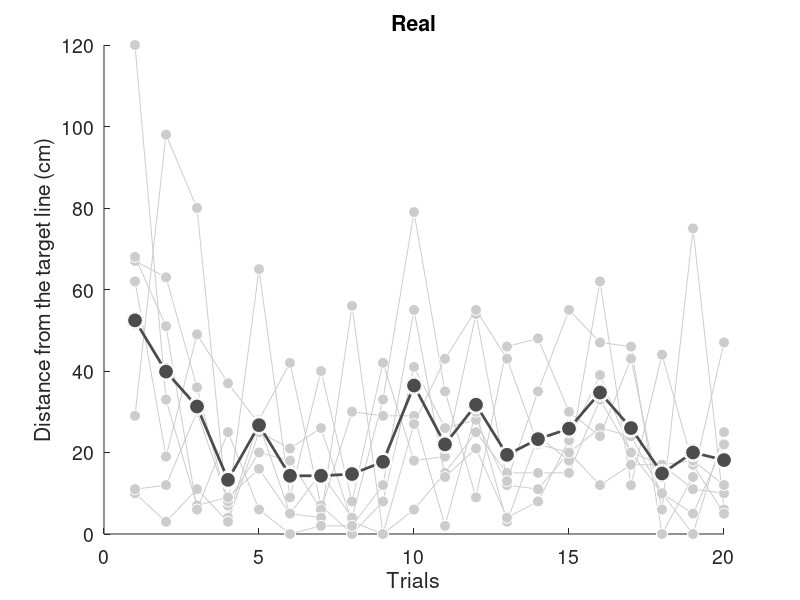

The MATLAB script that drew this image:
load('scores.mat')

REAL_6h_abs = abs(REAL_6h_diff);
REAL_6h_abs_each = mean(REAL_6h_abs, 2);

x = 1:20;


figure('Position', [100 100 700 400]);
ylim([0, 120])
h = gca;
set(h, 'FontSize', 14)

xlabel('Trials')
ylabel('Distance from the target line (cm)')
title('Real')

for i = 1:REAL_number
    hold on
    y = REAL_6h_abs(:,i);
    plot(x, y', '-o', ...
    'MarkerSize', 8, ...
    'MarkerFaceColor', light_gray, ...
    'MarkerEdgeColor', white, ...
    'Color', light_gray)
end

hold on

plot(x, REAL_6h_abs_each', '-o', ...
    'LineWidth', 2, ...
    'MarkerSize', 12, ...
    'MarkerFaceColor', dark_gray, ...
    'MarkerEdgeColor', white, ...
    'Color', dark_gray)

hold off

saveas(gcf,'./data/figures/REAL_6h_test','epsc')
